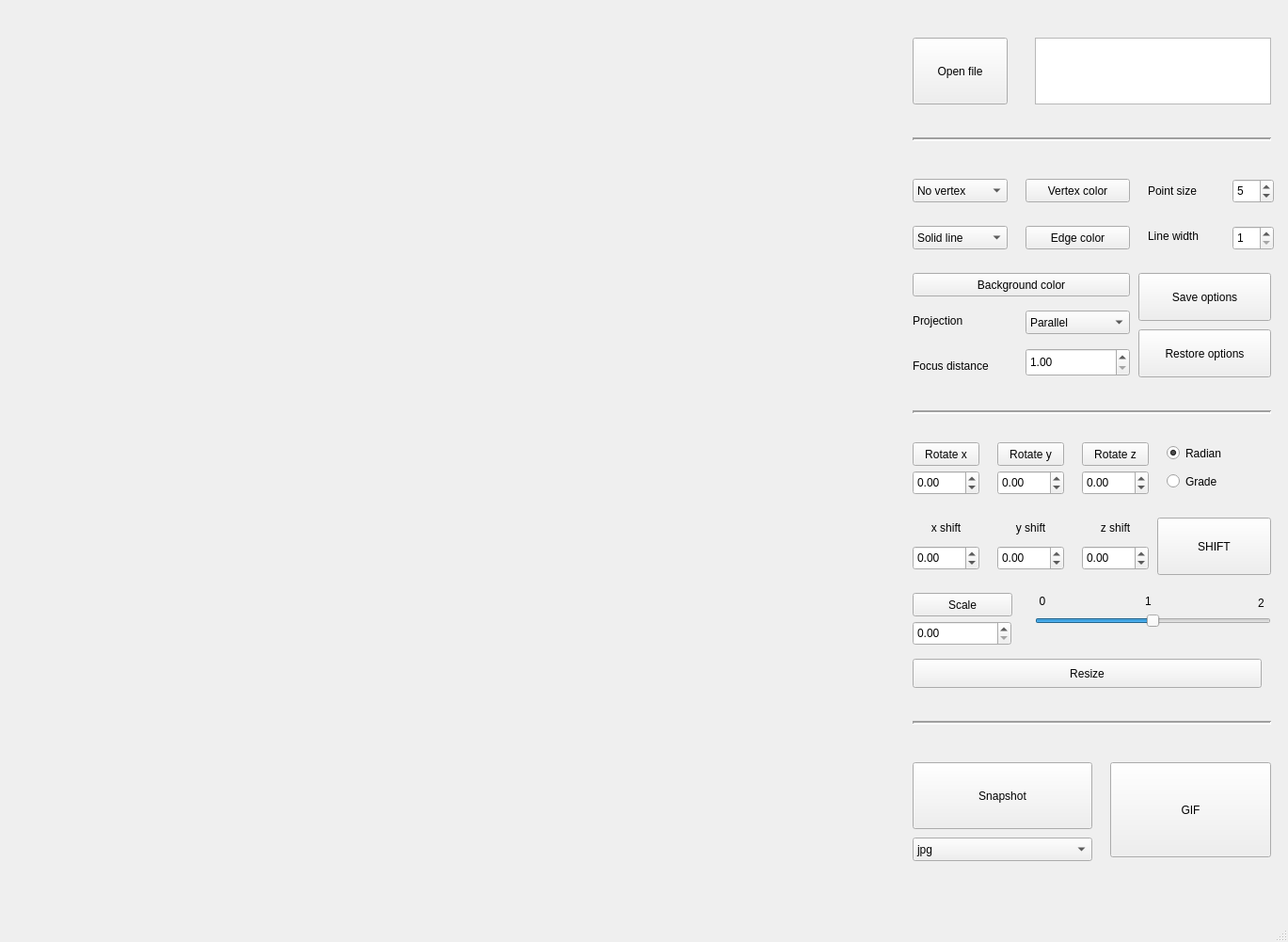
<?xml version="1.0" encoding="UTF-8"?>
<ui version="4.0">
 <class>MainWindow</class>
 <widget class="QMainWindow" name="MainWindow">
  <property name="enabled">
   <bool>true</bool>
  </property>
  <property name="geometry">
   <rect>
    <x>0</x>
    <y>0</y>
    <width>1369</width>
    <height>1001</height>
   </rect>
  </property>
  <property name="minimumSize">
   <size>
    <width>1369</width>
    <height>1001</height>
   </size>
  </property>
  <property name="maximumSize">
   <size>
    <width>1369</width>
    <height>1001</height>
   </size>
  </property>
  <property name="windowTitle">
   <string>s21_3DViewer</string>
  </property>
  <widget class="QWidget" name="centralwidget">
   <widget class="modelView" name="model_view" native="true">
    <property name="geometry">
     <rect>
      <x>20</x>
      <y>20</y>
      <width>941</width>
      <height>941</height>
     </rect>
    </property>
   </widget>
   <widget class="QPushButton" name="pushButton_OpenFile">
    <property name="geometry">
     <rect>
      <x>970</x>
      <y>40</y>
      <width>101</width>
      <height>71</height>
     </rect>
    </property>
    <property name="text">
     <string>Open file</string>
    </property>
   </widget>
   <widget class="QTextEdit" name="textEdit_modelInfo">
    <property name="enabled">
     <bool>true</bool>
    </property>
    <property name="geometry">
     <rect>
      <x>1100</x>
      <y>40</y>
      <width>251</width>
      <height>71</height>
     </rect>
    </property>
    <property name="readOnly">
     <bool>true</bool>
    </property>
   </widget>
   <widget class="QComboBox" name="comboBox_fileFormat">
    <property name="geometry">
     <rect>
      <x>970</x>
      <y>890</y>
      <width>191</width>
      <height>25</height>
     </rect>
    </property>
    <item>
     <property name="text">
      <string>jpg</string>
     </property>
    </item>
    <item>
     <property name="text">
      <string>bmp</string>
     </property>
    </item>
   </widget>
   <widget class="QPushButton" name="snapshotButton">
    <property name="geometry">
     <rect>
      <x>970</x>
      <y>810</y>
      <width>191</width>
      <height>71</height>
     </rect>
    </property>
    <property name="text">
     <string>Snapshot</string>
    </property>
   </widget>
   <widget class="QLabel" name="x_shift">
    <property name="geometry">
     <rect>
      <x>970</x>
      <y>550</y>
      <width>71</width>
      <height>21</height>
     </rect>
    </property>
    <property name="text">
     <string>x shift</string>
    </property>
    <property name="alignment">
     <set>Qt::AlignCenter</set>
    </property>
   </widget>
   <widget class="QLabel" name="y_shift">
    <property name="geometry">
     <rect>
      <x>1060</x>
      <y>550</y>
      <width>71</width>
      <height>21</height>
     </rect>
    </property>
    <property name="text">
     <string>y shift</string>
    </property>
    <property name="alignment">
     <set>Qt::AlignCenter</set>
    </property>
   </widget>
   <widget class="QLabel" name="z_shift">
    <property name="geometry">
     <rect>
      <x>1150</x>
      <y>550</y>
      <width>71</width>
      <height>21</height>
     </rect>
    </property>
    <property name="text">
     <string>z shift</string>
    </property>
    <property name="alignment">
     <set>Qt::AlignCenter</set>
    </property>
   </widget>
   <widget class="QDoubleSpinBox" name="zShiftInput">
    <property name="geometry">
     <rect>
      <x>1150</x>
      <y>580</y>
      <width>71</width>
      <height>26</height>
     </rect>
    </property>
    <property name="minimum">
     <double>-2.000000000000000</double>
    </property>
    <property name="maximum">
     <double>2.000000000000000</double>
    </property>
    <property name="singleStep">
     <double>0.010000000000000</double>
    </property>
   </widget>
   <widget class="QDoubleSpinBox" name="xShiftInput">
    <property name="geometry">
     <rect>
      <x>970</x>
      <y>580</y>
      <width>71</width>
      <height>26</height>
     </rect>
    </property>
    <property name="minimum">
     <double>-2.000000000000000</double>
    </property>
    <property name="maximum">
     <double>2.000000000000000</double>
    </property>
    <property name="singleStep">
     <double>0.010000000000000</double>
    </property>
   </widget>
   <widget class="QDoubleSpinBox" name="yShiftInput">
    <property name="geometry">
     <rect>
      <x>1060</x>
      <y>580</y>
      <width>71</width>
      <height>26</height>
     </rect>
    </property>
    <property name="minimum">
     <double>-2.000000000000000</double>
    </property>
    <property name="maximum">
     <double>2.000000000000000</double>
    </property>
    <property name="singleStep">
     <double>0.010000000000000</double>
    </property>
   </widget>
   <widget class="QPushButton" name="shiftButton">
    <property name="geometry">
     <rect>
      <x>1230</x>
      <y>550</y>
      <width>121</width>
      <height>61</height>
     </rect>
    </property>
    <property name="text">
     <string>SHIFT</string>
    </property>
   </widget>
   <widget class="QComboBox" name="comboBox_projectionType">
    <property name="geometry">
     <rect>
      <x>1090</x>
      <y>330</y>
      <width>111</width>
      <height>25</height>
     </rect>
    </property>
    <item>
     <property name="text">
      <string>Parallel</string>
     </property>
    </item>
    <item>
     <property name="text">
      <string>Central</string>
     </property>
    </item>
   </widget>
   <widget class="QDoubleSpinBox" name="xTurnInput">
    <property name="geometry">
     <rect>
      <x>970</x>
      <y>500</y>
      <width>71</width>
      <height>26</height>
     </rect>
    </property>
    <property name="minimum">
     <double>-2.000000000000000</double>
    </property>
    <property name="maximum">
     <double>2.000000000000000</double>
    </property>
    <property name="singleStep">
     <double>0.010000000000000</double>
    </property>
   </widget>
   <widget class="QDoubleSpinBox" name="yTurnInput">
    <property name="geometry">
     <rect>
      <x>1060</x>
      <y>500</y>
      <width>71</width>
      <height>26</height>
     </rect>
    </property>
    <property name="minimum">
     <double>-2.000000000000000</double>
    </property>
    <property name="maximum">
     <double>2.000000000000000</double>
    </property>
    <property name="singleStep">
     <double>0.010000000000000</double>
    </property>
   </widget>
   <widget class="QDoubleSpinBox" name="zTurnInput">
    <property name="geometry">
     <rect>
      <x>1150</x>
      <y>500</y>
      <width>71</width>
      <height>26</height>
     </rect>
    </property>
    <property name="minimum">
     <double>-2.000000000000000</double>
    </property>
    <property name="maximum">
     <double>2.000000000000000</double>
    </property>
    <property name="singleStep">
     <double>0.010000000000000</double>
    </property>
   </widget>
   <widget class="QRadioButton" name="radioButton">
    <property name="geometry">
     <rect>
      <x>1240</x>
      <y>470</y>
      <width>106</width>
      <height>23</height>
     </rect>
    </property>
    <property name="text">
     <string>Radian</string>
    </property>
    <property name="checked">
     <bool>true</bool>
    </property>
    <attribute name="buttonGroup">
     <string notr="true">buttonGroup</string>
    </attribute>
   </widget>
   <widget class="QRadioButton" name="radioButton_2">
    <property name="geometry">
     <rect>
      <x>1240</x>
      <y>500</y>
      <width>106</width>
      <height>23</height>
     </rect>
    </property>
    <property name="text">
     <string>Grade</string>
    </property>
    <attribute name="buttonGroup">
     <string notr="true">buttonGroup</string>
    </attribute>
   </widget>
   <widget class="QDoubleSpinBox" name="scaleInput">
    <property name="geometry">
     <rect>
      <x>970</x>
      <y>660</y>
      <width>105</width>
      <height>26</height>
     </rect>
    </property>
    <property name="singleStep">
     <double>0.100000000000000</double>
    </property>
   </widget>
   <widget class="QPushButton" name="yTurnButton">
    <property name="geometry">
     <rect>
      <x>1060</x>
      <y>470</y>
      <width>71</width>
      <height>25</height>
     </rect>
    </property>
    <property name="text">
     <string>Rotate y</string>
    </property>
   </widget>
   <widget class="QPushButton" name="zTurnButton">
    <property name="geometry">
     <rect>
      <x>1150</x>
      <y>470</y>
      <width>71</width>
      <height>25</height>
     </rect>
    </property>
    <property name="text">
     <string>Rotate z</string>
    </property>
   </widget>
   <widget class="QPushButton" name="scaleButton">
    <property name="geometry">
     <rect>
      <x>970</x>
      <y>630</y>
      <width>106</width>
      <height>25</height>
     </rect>
    </property>
    <property name="text">
     <string>Scale</string>
    </property>
   </widget>
   <widget class="QPushButton" name="xTurnButton">
    <property name="geometry">
     <rect>
      <x>970</x>
      <y>470</y>
      <width>71</width>
      <height>25</height>
     </rect>
    </property>
    <property name="text">
     <string>Rotate x</string>
    </property>
   </widget>
   <widget class="QPushButton" name="resizeButton">
    <property name="geometry">
     <rect>
      <x>970</x>
      <y>700</y>
      <width>371</width>
      <height>31</height>
     </rect>
    </property>
    <property name="text">
     <string>Resize</string>
    </property>
   </widget>
   <widget class="QPushButton" name="pushButton_backColor">
    <property name="geometry">
     <rect>
      <x>970</x>
      <y>290</y>
      <width>231</width>
      <height>25</height>
     </rect>
    </property>
    <property name="text">
     <string>Background color</string>
    </property>
   </widget>
   <widget class="QPushButton" name="pushButton_vertexColor">
    <property name="geometry">
     <rect>
      <x>1090</x>
      <y>190</y>
      <width>111</width>
      <height>25</height>
     </rect>
    </property>
    <property name="text">
     <string>Vertex color</string>
    </property>
   </widget>
   <widget class="QPushButton" name="pushButton_edgeColor">
    <property name="geometry">
     <rect>
      <x>1090</x>
      <y>240</y>
      <width>111</width>
      <height>25</height>
     </rect>
    </property>
    <property name="text">
     <string>Edge color</string>
    </property>
   </widget>
   <widget class="QSpinBox" name="pointSizeInput">
    <property name="geometry">
     <rect>
      <x>1310</x>
      <y>190</y>
      <width>44</width>
      <height>26</height>
     </rect>
    </property>
    <property name="minimum">
     <number>1</number>
    </property>
    <property name="maximum">
     <number>15</number>
    </property>
    <property name="value">
     <number>5</number>
    </property>
   </widget>
   <widget class="QLabel" name="point_size">
    <property name="geometry">
     <rect>
      <x>1220</x>
      <y>190</y>
      <width>71</width>
      <height>26</height>
     </rect>
    </property>
    <property name="text">
     <string>Point size</string>
    </property>
   </widget>
   <widget class="QComboBox" name="vertexType">
    <property name="geometry">
     <rect>
      <x>970</x>
      <y>190</y>
      <width>101</width>
      <height>25</height>
     </rect>
    </property>
    <item>
     <property name="text">
      <string>No vertex</string>
     </property>
    </item>
    <item>
     <property name="text">
      <string>Square vertex</string>
     </property>
    </item>
    <item>
     <property name="text">
      <string>Circle vertex</string>
     </property>
    </item>
   </widget>
   <widget class="QSpinBox" name="edgeSize">
    <property name="geometry">
     <rect>
      <x>1310</x>
      <y>240</y>
      <width>44</width>
      <height>26</height>
     </rect>
    </property>
    <property name="minimum">
     <number>1</number>
    </property>
    <property name="maximum">
     <number>15</number>
    </property>
   </widget>
   <widget class="QLabel" name="line_width">
    <property name="geometry">
     <rect>
      <x>1220</x>
      <y>240</y>
      <width>71</width>
      <height>21</height>
     </rect>
    </property>
    <property name="text">
     <string>Line width</string>
    </property>
   </widget>
   <widget class="QComboBox" name="comboBox_edgesType">
    <property name="geometry">
     <rect>
      <x>970</x>
      <y>240</y>
      <width>101</width>
      <height>25</height>
     </rect>
    </property>
    <item>
     <property name="text">
      <string>Solid line</string>
     </property>
    </item>
    <item>
     <property name="text">
      <string>Dotted line</string>
     </property>
    </item>
   </widget>
   <widget class="QPushButton" name="pushButton_saveOptions">
    <property name="geometry">
     <rect>
      <x>1210</x>
      <y>290</y>
      <width>141</width>
      <height>51</height>
     </rect>
    </property>
    <property name="text">
     <string>Save options</string>
    </property>
   </widget>
   <widget class="QLabel" name="projection">
    <property name="geometry">
     <rect>
      <x>970</x>
      <y>330</y>
      <width>101</width>
      <height>21</height>
     </rect>
    </property>
    <property name="text">
     <string>Projection</string>
    </property>
   </widget>
   <widget class="QLabel" name="focusDistatnce">
    <property name="geometry">
     <rect>
      <x>970</x>
      <y>380</y>
      <width>101</width>
      <height>17</height>
     </rect>
    </property>
    <property name="text">
     <string>Focus distance</string>
    </property>
   </widget>
   <widget class="QSlider" name="scaleInputSlider">
    <property name="geometry">
     <rect>
      <x>1100</x>
      <y>650</y>
      <width>251</width>
      <height>20</height>
     </rect>
    </property>
    <property name="maximum">
     <number>20</number>
    </property>
    <property name="singleStep">
     <number>1</number>
    </property>
    <property name="pageStep">
     <number>1</number>
    </property>
    <property name="value">
     <number>10</number>
    </property>
    <property name="sliderPosition">
     <number>10</number>
    </property>
    <property name="orientation">
     <enum>Qt::Horizontal</enum>
    </property>
   </widget>
   <widget class="QPushButton" name="gifMakeButton">
    <property name="geometry">
     <rect>
      <x>1180</x>
      <y>810</y>
      <width>171</width>
      <height>101</height>
     </rect>
    </property>
    <property name="text">
     <string>GIF</string>
    </property>
   </widget>
   <widget class="QLabel" name="label_2">
    <property name="geometry">
     <rect>
      <x>1100</x>
      <y>630</y>
      <width>16</width>
      <height>17</height>
     </rect>
    </property>
    <property name="text">
     <string>0</string>
    </property>
    <property name="alignment">
     <set>Qt::AlignCenter</set>
    </property>
   </widget>
   <widget class="QLabel" name="label_3">
    <property name="geometry">
     <rect>
      <x>1210</x>
      <y>630</y>
      <width>21</width>
      <height>17</height>
     </rect>
    </property>
    <property name="text">
     <string>1</string>
    </property>
    <property name="alignment">
     <set>Qt::AlignCenter</set>
    </property>
   </widget>
   <widget class="QLabel" name="label_4">
    <property name="geometry">
     <rect>
      <x>1330</x>
      <y>630</y>
      <width>21</width>
      <height>21</height>
     </rect>
    </property>
    <property name="text">
     <string>2</string>
    </property>
    <property name="alignment">
     <set>Qt::AlignCenter</set>
    </property>
   </widget>
   <widget class="QDoubleSpinBox" name="doubleSpinBox_focus_dist">
    <property name="geometry">
     <rect>
      <x>1090</x>
      <y>370</y>
      <width>111</width>
      <height>30</height>
     </rect>
    </property>
    <property name="minimum">
     <double>1.000000000000000</double>
    </property>
    <property name="maximum">
     <double>100.000000000000000</double>
    </property>
    <property name="singleStep">
     <double>1.000000000000000</double>
    </property>
   </widget>
   <widget class="QPushButton" name="restoreOptionsButton">
    <property name="geometry">
     <rect>
      <x>1210</x>
      <y>350</y>
      <width>141</width>
      <height>51</height>
     </rect>
    </property>
    <property name="text">
     <string>Restore options</string>
    </property>
   </widget>
   <widget class="Line" name="line">
    <property name="geometry">
     <rect>
      <x>970</x>
      <y>140</y>
      <width>381</width>
      <height>16</height>
     </rect>
    </property>
    <property name="lineWidth">
     <number>2</number>
    </property>
    <property name="orientation">
     <enum>Qt::Horizontal</enum>
    </property>
   </widget>
   <widget class="Line" name="line_2">
    <property name="geometry">
     <rect>
      <x>970</x>
      <y>430</y>
      <width>381</width>
      <height>16</height>
     </rect>
    </property>
    <property name="lineWidth">
     <number>2</number>
    </property>
    <property name="orientation">
     <enum>Qt::Horizontal</enum>
    </property>
   </widget>
   <widget class="Line" name="line_3">
    <property name="geometry">
     <rect>
      <x>970</x>
      <y>760</y>
      <width>381</width>
      <height>16</height>
     </rect>
    </property>
    <property name="lineWidth">
     <number>2</number>
    </property>
    <property name="orientation">
     <enum>Qt::Horizontal</enum>
    </property>
   </widget>
  </widget>
  <widget class="QMenuBar" name="menubar">
   <property name="geometry">
    <rect>
     <x>0</x>
     <y>0</y>
     <width>1369</width>
     <height>26</height>
    </rect>
   </property>
  </widget>
  <widget class="QStatusBar" name="statusbar"/>
 </widget>
 <customwidgets>
  <customwidget>
   <class>modelView</class>
   <extends>QWidget</extends>
   <header>modelview.h</header>
   <container>1</container>
  </customwidget>
 </customwidgets>
 <resources/>
 <connections/>
 <buttongroups>
  <buttongroup name="buttonGroup"/>
 </buttongroups>
</ui>
